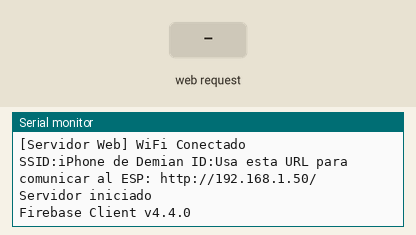
A sketch run on a simulated ESP8266 (NodeMCU). Shown: the last lines printed to the serial monitor. Inputs (shaded band) come from the test bench. WiFi joins after 1.5 s; servers stay silent unless stated; the Firebase database answers and starts empty.

Above: at 2.8 s.
2.9 s: HTTP request GET /Ultrasonic=ON received
At 4.1 s:
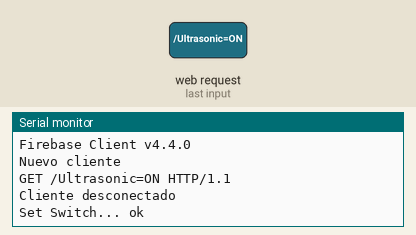
4.4 s: HTTP request GET /Ultrasonic=OFF received
At 4.6 s:
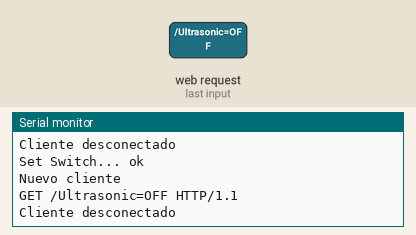
5.9 s: HTTP request GET /Compuerta=ON received
At 7.2 s:
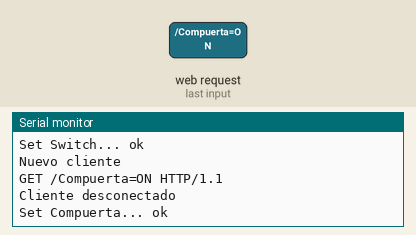
7.6 s: HTTP request GET /Compuerta=OFF received
At 8.1 s:
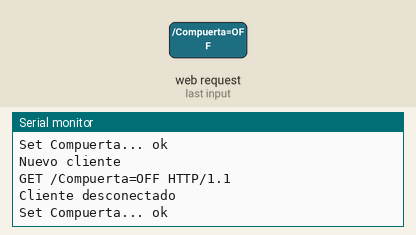
9.1 s: HTTP request GET /test/Switch received
At 10.0 s:
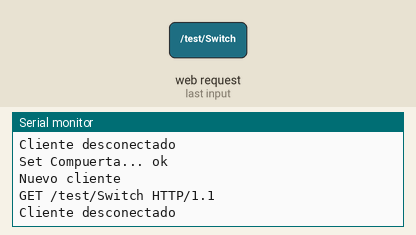
10.6 s: HTTP request GET /test/Compuerta received
At 11.3 s:
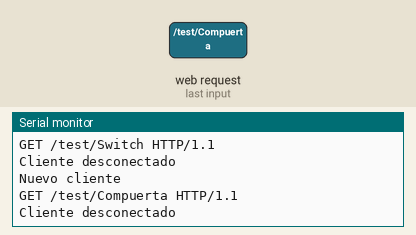

Measured:
- after the input at 2.9 s, the serial monitor: prints a new line after 0.06 s (image 1)
- after the input at 4.4 s, the serial monitor: prints a new line after 0.07 s (image 2)
- after the input at 5.9 s, the serial monitor: prints a new line after 0.08 s (image 3)
- after the input at 7.6 s, the serial monitor: prints a new line at once (image 4)
- after the input at 9.1 s, the serial monitor: prints a new line at once (image 5)
- after the input at 10.6 s, the serial monitor: prints a new line after 0.05 s (image 6)

The sketch:

servidor_firebase.ino
```cpp
/*Servidor Web -- Librerias*/
#include <ESP8266WiFiMulti.h>
#include "data.h"

/*Firebase -- Librerias*/
#include <Firebase_ESP_Client.h>  //Firebase
#include <addons/RTDBHelper.h>    //RTDB helper functions

/*Servidor Web -- Definiciones*/
ESP8266WiFiMulti wifiMulti;
WiFiServer server(80);
String messageObject = "No hay Objeto";
String message = "";
String tempmessage = "";
bool objectExist = false;  //True si hay objeto, False si hay objeto

/*Firebase -- Definiciones*/
#define API_KEY "AIzaSyADnaKrjbK4650L0P-YNrB-Y4UHT-lkV7g"
#define DATABASE_URL "https://fir-1-5ea1e-default-rtdb.firebaseio.com/"
#define USER_EMAIL "a01368643@tec.mx"
#define USER_PASSWORD "123456"
FirebaseData fbdo;      //Initialize Firebase objects
FirebaseAuth auth;      //Initialize Firebase objects
FirebaseConfig config;  //Initialize Firebase objects
unsigned long sendDataPrevMillis = 0;
bool botonOrcompuerta = false;
bool tempbotonOrcompuerta = false;
bool estado_boton_compuerta = false;
bool tempestado_boton_compuerta = false;

/*Servidor Web -- funcion setup*/
void setupWiFi() {
  // Conectandose al Wifi
  Serial.println();
  Serial.println();
  Serial.print("[Servidor Web ]Conectandose a");
  wifiMulti.addAP(ssid_1, password_1);
  WiFi.mode(WIFI_STA);
  while (wifiMulti.run(5000) != WL_CONNECTED) {
    Serial.print(".");
  }
  Serial.println("");
  Serial.println("[Servidor Web] WiFi Conectado ");
  Serial.print("SSID:");
  Serial.print(WiFi.SSID());
  Serial.print(" ID:");
  Serial.print("Usa esta URL para comunicar al ESP: ");
  Serial.print("http://");
  Serial.print(WiFi.localIP());
  Serial.println("/");
  server.begin();
  Serial.println("Servidor iniciado");
}

/*Firebase -- funcion para setup*/
void setupFirebase() {
  Serial.printf("Firebase Client v%s\n\n", FIREBASE_CLIENT_VERSION);
  config.api_key = API_KEY;
  auth.user.email = USER_EMAIL;
  auth.user.password = USER_PASSWORD;
  config.database_url = DATABASE_URL;
  fbdo.setBSSLBufferSize(2048, 2048);
  fbdo.setResponseSize(2048);
  Firebase.begin(&config, &auth);
  Firebase.reconnectWiFi(true);
  Firebase.setDoubleDigits(5);
  config.timeout.serverResponse = 10 * 1000;
}

//=============setup()================//
void setup() {

  Serial.begin(9600);

  /*setup WiFi*/
  setupWiFi();

  /*Firebase setup*/
  setupFirebase();
}
//=============loop()================//
void loop() {
  /*Hostea servidor y crea pagina web*/
  servidorWeb();

  /*set en firebase dependiendo de pagina web*/
  setFromwebpage();
  /*get from firebase and change webpage*/
  getFromfirebase();
}

void servidorWeb() {
  WiFiClient client = server.available();
  if (!client) {
    return;
  }

  Serial.println("Nuevo cliente");
  while (!client.available()) {
    delay(1);
  }

  String request = client.readStringUntil('\r');
  Serial.println(request);
  client.flush();

  // Relacionamos la solicitud
  //Control de Switch
  if (request.indexOf("/Ultrasonic=ON") != -1) {
    botonOrcompuerta = true;
  }
  if (request.indexOf("/Ultrasonic=OFF") != -1) {
    botonOrcompuerta = false;
  }
  //Control de compuerta
  if (request.indexOf("/Compuerta=ON") != -1) {
    if (botonOrcompuerta == false) {
      estado_boton_compuerta = true;
    }
  }

  if (request.indexOf("/Compuerta=OFF") != -1) {
    if (botonOrcompuerta == false) {
      estado_boton_compuerta = false;
    }
  }

  // if (request.indexOf("/Ultra") != -1) {
  //   if (objectExist) {
  //     messageObject = "Hay Objeto";
  //   } else {
  //     messageObject = "No hay Objeto";
  //   }
  // }

  paginaWeb(client);

  delay(1);
  Serial.println("Cliente desconectado");  //Imprimimos que terminó el proceso con el cliente desconectado
  Serial.println("");
}

void paginaWeb(WiFiClient client) {
  client.println("HTTP/1.1 200 OK");          // La respuesta empieza con una linea de estado
  client.println("Content-Type: text/html");  //Empieza el cuerpo de la respuesta indicando que el contenido será un documento html
  client.println("");                         // Ponemos un espacio
  client.println("<!DOCTYPE HTML>");          //Indicamos el inicio del Documento HTML
  client.println("<html lang=\"en\">");
  client.println("<head>");
  client.println("<meta charset=\"UTF-8\">");
  client.println("<meta name=\"viewport\" content=\"width=device-width, initial-scale=1.0\">");  //Para que se adapte en móviles
  client.println("<title>Compuerta Inteligente</title>");
  client.println("</head>");
  client.println("<body>");
  client.println("<br><br>");

  client.println("<h1 style=\"text-align: center;\">Compuerta Inteligente</h1>");

  client.println("<p style=\"text-align: center;\">");

  client.println("<button onclick=location.href=\"/Ultrasonic=ON\"> Activar Ultrasonico</button> <br> <br>");  // Botón sencillo que contiene hipervínculo
  client.println("<button onclick=location.href=\"/Ultrasonic=OFF\" >Desactivar Ultrasonico </button> <br> <br>");
  client.println("<button onclick=location.href=\"/Compuerta=ON\"> Abrir Compuerta</button> <br> <br>");  // Botón sencillo que contiene hipervínculo
  client.println("<button onclick=location.href=\"/Compuerta=OFF\" >Cerrar Compuerta</button> <br> <br>");
  // client.println("<button onclick=location.href=\"/Ultra\">Lectura Ultrasonico</button> <br> <br>");

  client.println("<label for=\"fname\">Ultrasonico:</label>");
  client.println("<input style=\"text-align: center;\" type=\"text\"  value=\'");
  client.print(messageObject);
  client.print("'><br>");

  client.println("</p>");
  client.println("</body>");

  client.println("</html>");  //Terminamos el HTML
}

void setFromwebpage() {
  if (Firebase.ready() && (millis() - sendDataPrevMillis > 100 || sendDataPrevMillis == 0)) {

    if (botonOrcompuerta != tempbotonOrcompuerta) {
      tempbotonOrcompuerta = botonOrcompuerta;
      Serial.printf("Set Switch... %s\n", Firebase.RTDB.setBool(&fbdo, F("/test/Switch"), botonOrcompuerta) ? "ok" : fbdo.errorReason().c_str());
    }


    if (estado_boton_compuerta != tempestado_boton_compuerta) {
      tempestado_boton_compuerta = estado_boton_compuerta;
      Serial.printf("Set Compuerta... %s\n", Firebase.RTDB.setBool(&fbdo, F("/test/Compuerta"), estado_boton_compuerta) ? "ok" : fbdo.errorReason().c_str());
    }
  }
}

void getFromfirebase() {
  if (Firebase.ready() && (millis() - sendDataPrevMillis > 100 || sendDataPrevMillis == 0)) {

    if (Firebase.RTDB.getString(&fbdo, F("/test/Ultra"))) {
      message = fbdo.to<String>();
    } else {
      Serial.println(fbdo.errorReason().c_str());
    }

    if (message != tempmessage) {
      tempmessage = message;
      if (message != "Ultrasonido Apagado") {
        messageObject = message;
      }
    }
  }
}
```

data.h
```cpp
const char* ssid_1     = "iPhone de Demian";
const char* password_1 = "71027102";
```
